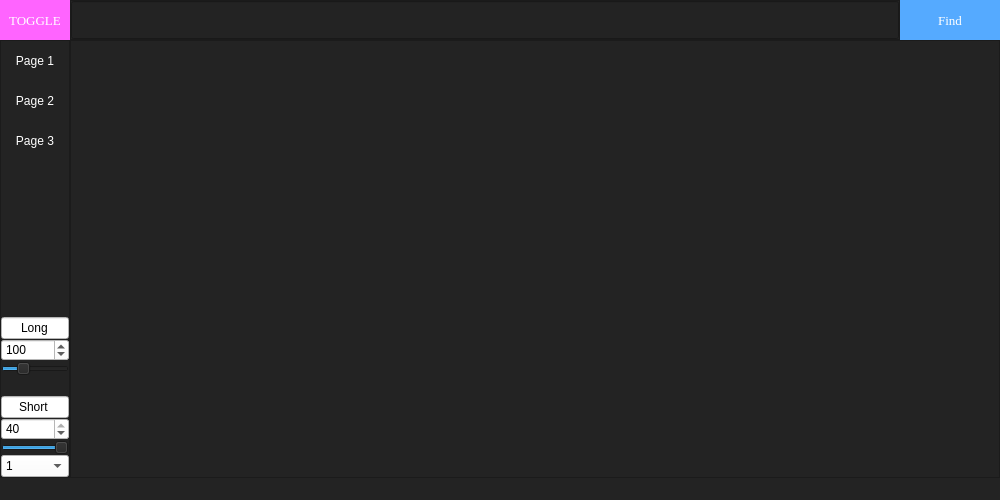
<?xml version="1.0" encoding="UTF-8"?>
<ui version="4.0">
 <class>MainWindow</class>
 <widget class="QMainWindow" name="MainWindow">
  <property name="geometry">
   <rect>
    <x>0</x>
    <y>0</y>
    <width>1000</width>
    <height>500</height>
   </rect>
  </property>
  <property name="minimumSize">
   <size>
    <width>1000</width>
    <height>500</height>
   </size>
  </property>
  <property name="windowTitle">
   <string>MainWindow</string>
  </property>
  <property name="styleSheet">
   <string notr="true">background-color: rgb(35, 35, 35);</string>
  </property>
  <widget class="QWidget" name="centralwidget">
   <layout class="QVBoxLayout" name="verticalLayout">
    <property name="spacing">
     <number>0</number>
    </property>
    <property name="leftMargin">
     <number>0</number>
    </property>
    <property name="topMargin">
     <number>0</number>
    </property>
    <property name="rightMargin">
     <number>0</number>
    </property>
    <property name="bottomMargin">
     <number>0</number>
    </property>
    <item>
     <widget class="QFrame" name="Top_Bar">
      <property name="minimumSize">
       <size>
        <width>0</width>
        <height>40</height>
       </size>
      </property>
      <property name="maximumSize">
       <size>
        <width>16777215</width>
        <height>40</height>
       </size>
      </property>
      <property name="styleSheet">
       <string notr="true">background-color: rgb(35, 35, 35);</string>
      </property>
      <property name="frameShape">
       <enum>QFrame::NoFrame</enum>
      </property>
      <property name="frameShadow">
       <enum>QFrame::Raised</enum>
      </property>
      <layout class="QHBoxLayout" name="horizontalLayout">
       <property name="spacing">
        <number>0</number>
       </property>
       <property name="leftMargin">
        <number>0</number>
       </property>
       <property name="topMargin">
        <number>0</number>
       </property>
       <property name="rightMargin">
        <number>0</number>
       </property>
       <property name="bottomMargin">
        <number>0</number>
       </property>
       <item>
        <widget class="QFrame" name="frame_toggle">
         <property name="sizePolicy">
          <sizepolicy hsizetype="Maximum" vsizetype="Maximum">
           <horstretch>0</horstretch>
           <verstretch>0</verstretch>
          </sizepolicy>
         </property>
         <property name="minimumSize">
          <size>
           <width>70</width>
           <height>0</height>
          </size>
         </property>
         <property name="maximumSize">
          <size>
           <width>70</width>
           <height>40</height>
          </size>
         </property>
         <property name="focusPolicy">
          <enum>Qt::NoFocus</enum>
         </property>
         <property name="layoutDirection">
          <enum>Qt::LeftToRight</enum>
         </property>
         <property name="styleSheet">
          <string notr="true">background-color: rgb(255, 100, 255);
</string>
         </property>
         <property name="frameShape">
          <enum>QFrame::NoFrame</enum>
         </property>
         <property name="frameShadow">
          <enum>QFrame::Raised</enum>
         </property>
         <layout class="QHBoxLayout" name="horizontalLayout_3">
          <property name="spacing">
           <number>0</number>
          </property>
          <property name="sizeConstraint">
           <enum>QLayout::SetDefaultConstraint</enum>
          </property>
          <property name="leftMargin">
           <number>0</number>
          </property>
          <property name="topMargin">
           <number>0</number>
          </property>
          <property name="rightMargin">
           <number>0</number>
          </property>
          <property name="bottomMargin">
           <number>0</number>
          </property>
          <item>
           <widget class="QPushButton" name="Btn_Toggle">
            <property name="sizePolicy">
             <sizepolicy hsizetype="Expanding" vsizetype="Expanding">
              <horstretch>0</horstretch>
              <verstretch>0</verstretch>
             </sizepolicy>
            </property>
            <property name="font">
             <font>
              <family>Times New Roman</family>
              <pointsize>10</pointsize>
             </font>
            </property>
            <property name="styleSheet">
             <string notr="true">QPushButton
{
	color: rgb(255,255,255);
	border: 0px sold;
	text-align: center;
}</string>
            </property>
            <property name="text">
             <string>TOGGLE</string>
            </property>
           </widget>
          </item>
         </layout>
        </widget>
       </item>
       <item>
        <widget class="QFrame" name="frame_2">
         <property name="frameShape">
          <enum>QFrame::NoFrame</enum>
         </property>
         <property name="frameShadow">
          <enum>QFrame::Raised</enum>
         </property>
         <layout class="QHBoxLayout" name="horizontalLayout_4">
          <property name="spacing">
           <number>0</number>
          </property>
          <property name="leftMargin">
           <number>0</number>
          </property>
          <property name="topMargin">
           <number>0</number>
          </property>
          <property name="rightMargin">
           <number>0</number>
          </property>
          <property name="bottomMargin">
           <number>0</number>
          </property>
          <item>
           <widget class="QFrame" name="frame_line">
            <property name="minimumSize">
             <size>
              <width>800</width>
              <height>0</height>
             </size>
            </property>
            <property name="frameShape">
             <enum>QFrame::StyledPanel</enum>
            </property>
            <property name="frameShadow">
             <enum>QFrame::Raised</enum>
            </property>
            <layout class="QVBoxLayout" name="verticalLayout_5">
             <property name="spacing">
              <number>0</number>
             </property>
             <property name="leftMargin">
              <number>0</number>
             </property>
             <property name="topMargin">
              <number>0</number>
             </property>
             <property name="rightMargin">
              <number>0</number>
             </property>
             <property name="bottomMargin">
              <number>0</number>
             </property>
             <item>
              <widget class="QLineEdit" name="lineEdit">
               <property name="sizePolicy">
                <sizepolicy hsizetype="Expanding" vsizetype="Expanding">
                 <horstretch>0</horstretch>
                 <verstretch>0</verstretch>
                </sizepolicy>
               </property>
               <property name="font">
                <font>
                 <family>Times New Roman</family>
                 <pointsize>10</pointsize>
                </font>
               </property>
               <property name="styleSheet">
                <string notr="true">QLineEdit {
	color: white;
}</string>
               </property>
              </widget>
             </item>
            </layout>
           </widget>
          </item>
          <item>
           <widget class="QFrame" name="frame_btn_find">
            <property name="minimumSize">
             <size>
              <width>20</width>
              <height>0</height>
             </size>
            </property>
            <property name="maximumSize">
             <size>
              <width>100</width>
              <height>16777215</height>
             </size>
            </property>
            <property name="styleSheet">
             <string notr="true">background-color: rgb(52, 113, 255);</string>
            </property>
            <property name="frameShape">
             <enum>QFrame::NoFrame</enum>
            </property>
            <property name="frameShadow">
             <enum>QFrame::Raised</enum>
            </property>
            <layout class="QHBoxLayout" name="horizontalLayout_5">
             <property name="spacing">
              <number>0</number>
             </property>
             <property name="leftMargin">
              <number>0</number>
             </property>
             <property name="topMargin">
              <number>0</number>
             </property>
             <property name="rightMargin">
              <number>0</number>
             </property>
             <property name="bottomMargin">
              <number>0</number>
             </property>
             <item>
              <widget class="QPushButton" name="btnFind">
               <property name="sizePolicy">
                <sizepolicy hsizetype="Expanding" vsizetype="Expanding">
                 <horstretch>0</horstretch>
                 <verstretch>0</verstretch>
                </sizepolicy>
               </property>
               <property name="font">
                <font>
                 <family>Times New Roman</family>
                 <pointsize>10</pointsize>
                </font>
               </property>
               <property name="styleSheet">
                <string notr="true">QPushButton {
	color: rgb(255, 255, 255);
	background-color:  rgb(85, 170, 255);
	border: 0px solid;
}

QPushButton:hover {
	background-color: rgb(255, 0, 0);
}</string>
               </property>
               <property name="text">
                <string>Find</string>
               </property>
              </widget>
             </item>
            </layout>
           </widget>
          </item>
         </layout>
        </widget>
       </item>
      </layout>
     </widget>
    </item>
    <item>
     <widget class="QFrame" name="Content">
      <property name="frameShape">
       <enum>QFrame::NoFrame</enum>
      </property>
      <property name="frameShadow">
       <enum>QFrame::Raised</enum>
      </property>
      <layout class="QHBoxLayout" name="horizontalLayout_2">
       <property name="spacing">
        <number>0</number>
       </property>
       <property name="leftMargin">
        <number>0</number>
       </property>
       <property name="topMargin">
        <number>0</number>
       </property>
       <property name="rightMargin">
        <number>0</number>
       </property>
       <property name="bottomMargin">
        <number>0</number>
       </property>
       <item>
        <widget class="QFrame" name="frame_left_menu">
         <property name="minimumSize">
          <size>
           <width>70</width>
           <height>0</height>
          </size>
         </property>
         <property name="maximumSize">
          <size>
           <width>70</width>
           <height>16777215</height>
          </size>
         </property>
         <property name="styleSheet">
          <string notr="true">background-color: rgb(35, 35, 35);</string>
         </property>
         <property name="frameShape">
          <enum>QFrame::StyledPanel</enum>
         </property>
         <property name="frameShadow">
          <enum>QFrame::Raised</enum>
         </property>
         <layout class="QVBoxLayout" name="verticalLayout_3">
          <property name="spacing">
           <number>0</number>
          </property>
          <property name="leftMargin">
           <number>0</number>
          </property>
          <property name="topMargin">
           <number>0</number>
          </property>
          <property name="rightMargin">
           <number>0</number>
          </property>
          <property name="bottomMargin">
           <number>0</number>
          </property>
          <item alignment="Qt::AlignTop">
           <widget class="QFrame" name="frame_top_menus">
            <property name="frameShape">
             <enum>QFrame::NoFrame</enum>
            </property>
            <property name="frameShadow">
             <enum>QFrame::Raised</enum>
            </property>
            <layout class="QVBoxLayout" name="verticalLayout_4">
             <property name="spacing">
              <number>0</number>
             </property>
             <property name="leftMargin">
              <number>0</number>
             </property>
             <property name="topMargin">
              <number>0</number>
             </property>
             <property name="rightMargin">
              <number>0</number>
             </property>
             <property name="bottomMargin">
              <number>0</number>
             </property>
             <item>
              <widget class="QPushButton" name="Btn_page_1">
               <property name="minimumSize">
                <size>
                 <width>0</width>
                 <height>40</height>
                </size>
               </property>
               <property name="styleSheet">
                <string notr="true">QPushButton {
	color: rgb(255, 255, 255);
	background-color: rgb(35, 35, 35);
	border: 0px solid;
}

QPushButton:hover {
	background-color: rgb(85, 170, 255);
}</string>
               </property>
               <property name="text">
                <string>Page 1</string>
               </property>
              </widget>
             </item>
             <item>
              <widget class="QPushButton" name="Btn_page_2">
               <property name="minimumSize">
                <size>
                 <width>0</width>
                 <height>40</height>
                </size>
               </property>
               <property name="styleSheet">
                <string notr="true">QPushButton {
	color: rgb(255, 255, 255);
	background-color: rgb(35, 35, 35);
	border: 0px solid;
}

QPushButton:hover {
	background-color: rgb(85, 170, 255);
}</string>
               </property>
               <property name="text">
                <string>Page 2</string>
               </property>
              </widget>
             </item>
             <item>
              <widget class="QPushButton" name="Btn_page_3">
               <property name="minimumSize">
                <size>
                 <width>0</width>
                 <height>40</height>
                </size>
               </property>
               <property name="styleSheet">
                <string notr="true">QPushButton {
	color: rgb(255, 255, 255);
	background-color: rgb(35, 35, 35);
	border: 0px solid;
}

QPushButton:hover {
	background-color: rgb(85, 170, 255);
}</string>
               </property>
               <property name="text">
                <string>Page 3</string>
               </property>
              </widget>
             </item>
            </layout>
           </widget>
          </item>
          <item>
           <widget class="QLineEdit" name="lineEdit_long">
            <property name="styleSheet">
             <string notr="true">QLineEdit{
	
	background-color: rgb(255, 255, 255);
	font: 10pt &quot;MS Shell Dlg 2&quot;;
}</string>
            </property>
            <property name="text">
             <string>Long</string>
            </property>
            <property name="alignment">
             <set>Qt::AlignCenter</set>
            </property>
            <property name="readOnly">
             <bool>true</bool>
            </property>
           </widget>
          </item>
          <item>
           <widget class="QSpinBox" name="spinBox_long">
            <property name="styleSheet">
             <string notr="true">QSpinBox{
	
	background-color: rgb(255, 255, 255);
	font: 10pt &quot;MS Shell Dlg 2&quot;;
}</string>
            </property>
            <property name="minimum">
             <number>40</number>
            </property>
            <property name="maximum">
             <number>250</number>
            </property>
            <property name="value">
             <number>100</number>
            </property>
           </widget>
          </item>
          <item>
           <widget class="QSlider" name="horizontalSlider_long">
            <property name="minimum">
             <number>40</number>
            </property>
            <property name="maximum">
             <number>250</number>
            </property>
            <property name="singleStep">
             <number>1</number>
            </property>
            <property name="value">
             <number>100</number>
            </property>
            <property name="sliderPosition">
             <number>100</number>
            </property>
            <property name="orientation">
             <enum>Qt::Horizontal</enum>
            </property>
           </widget>
          </item>
          <item>
           <spacer name="verticalSpacer">
            <property name="orientation">
             <enum>Qt::Vertical</enum>
            </property>
            <property name="sizeType">
             <enum>QSizePolicy::Fixed</enum>
            </property>
            <property name="sizeHint" stdset="0">
             <size>
              <width>10</width>
              <height>20</height>
             </size>
            </property>
           </spacer>
          </item>
          <item>
           <widget class="QLineEdit" name="lineEdit_short">
            <property name="styleSheet">
             <string notr="true">QLineEdit {
	font: 10pt &quot;MS Shell Dlg 2&quot;;
	background-color: rgb(255, 255, 255);

}</string>
            </property>
            <property name="inputMask">
             <string/>
            </property>
            <property name="text">
             <string>Short</string>
            </property>
            <property name="frame">
             <bool>true</bool>
            </property>
            <property name="alignment">
             <set>Qt::AlignCenter</set>
            </property>
            <property name="dragEnabled">
             <bool>false</bool>
            </property>
            <property name="readOnly">
             <bool>true</bool>
            </property>
           </widget>
          </item>
          <item>
           <widget class="QSpinBox" name="spinBox_short">
            <property name="styleSheet">
             <string notr="true">QSpinBox {
	background-color: white;
	font: 10pt &quot;MS Shell Dlg 2&quot;;
}</string>
            </property>
            <property name="minimum">
             <number>10</number>
            </property>
            <property name="maximum">
             <number>40</number>
            </property>
            <property name="value">
             <number>40</number>
            </property>
            <property name="displayIntegerBase">
             <number>10</number>
            </property>
           </widget>
          </item>
          <item>
           <widget class="QSlider" name="horizontalSlider_short">
            <property name="minimum">
             <number>10</number>
            </property>
            <property name="maximum">
             <number>40</number>
            </property>
            <property name="value">
             <number>40</number>
            </property>
            <property name="orientation">
             <enum>Qt::Horizontal</enum>
            </property>
           </widget>
          </item>
          <item>
           <widget class="QComboBox" name="comboBox">
            <property name="styleSheet">
             <string notr="true">/* The container must be positioned relative: */
QComboBox {
  position: relative;
  font-family: Arial;
  background-color: white;
font: 10pt &quot;MS Shell Dlg 2&quot;;
}

QComboBox select {
  display: none; /*hide original SELECT element: */
}

.select-selected {
  background-color: DodgerBlue;
}

/* Style the arrow inside the select element: */
.select-selected:after {
  position: absolute;
  content: &quot;&quot;;
  top: 14px;
  right: 10px;
  width: 0;
  height: 0;
  border: 6px solid transparent;
  border-color: #fff transparent transparent transparent;
}

/* Point the arrow upwards when the select box is open (active): */
.select-selected.select-arrow-active:after {
  border-color: transparent transparent #fff transparent;
  top: 7px;
}

/* style the items (options), including the selected item: */
.select-items div,.select-selected {
  color: #ffffff;
  padding: 8px 16px;
  border: 1px solid transparent;
  border-color: transparent transparent rgba(0, 0, 0, 0.1) transparent;
  cursor: pointer;
}

/* Style items (options): */
.select-items {
  position: absolute;
  background-color: DodgerBlue;
  top: 100%;
  left: 0;
  right: 0;
  z-index: 99;
}

/* Hide the items when the select box is closed: */
.select-hide {
  display: none;
}

.select-items div:hover, .same-as-selected {
  background-color: rgba(0, 0, 0, 0.1);
}</string>
            </property>
            <item>
             <property name="text">
              <string>1</string>
             </property>
            </item>
            <item>
             <property name="text">
              <string>3</string>
             </property>
            </item>
            <item>
             <property name="text">
              <string>6</string>
             </property>
            </item>
            <item>
             <property name="text">
              <string>12</string>
             </property>
            </item>
           </widget>
          </item>
         </layout>
        </widget>
       </item>
       <item>
        <widget class="QFrame" name="frame_pages">
         <property name="frameShape">
          <enum>QFrame::StyledPanel</enum>
         </property>
         <property name="frameShadow">
          <enum>QFrame::Raised</enum>
         </property>
         <layout class="QVBoxLayout" name="verticalLayout_2">
          <property name="spacing">
           <number>0</number>
          </property>
          <property name="leftMargin">
           <number>0</number>
          </property>
          <property name="topMargin">
           <number>0</number>
          </property>
          <property name="rightMargin">
           <number>0</number>
          </property>
          <property name="bottomMargin">
           <number>0</number>
          </property>
          <item>
           <widget class="QStackedWidget" name="stackedWidget">
            <property name="sizePolicy">
             <sizepolicy hsizetype="Expanding" vsizetype="Expanding">
              <horstretch>0</horstretch>
              <verstretch>0</verstretch>
             </sizepolicy>
            </property>
            <widget class="QWidget" name="page"/>
            <widget class="QWidget" name="page_2"/>
            <widget class="QWidget" name="page_3"/>
           </widget>
          </item>
         </layout>
        </widget>
       </item>
      </layout>
     </widget>
    </item>
   </layout>
  </widget>
  <widget class="QStatusBar" name="statusbar"/>
 </widget>
 <resources/>
 <connections/>
</ui>
